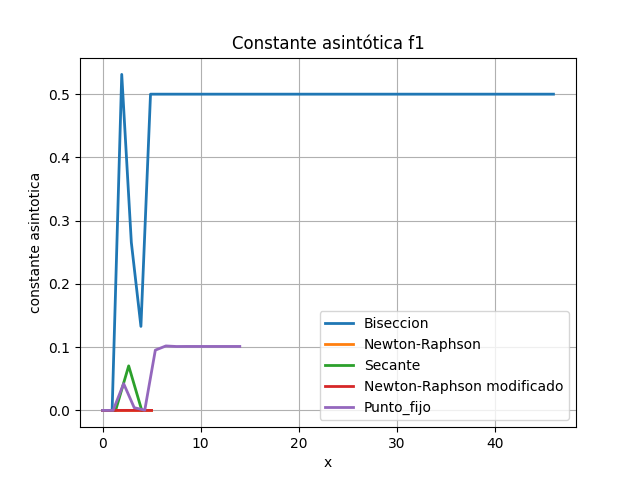

Python code for this plot:
import tp1.ejercicio3raices.item_e.constantes_asintoticas.calculo_lambda as calc
import tp1.ejercicio3raices.item_d.resolucion_raices.raices_f1 as modos
import tp1.ejercicio3raices.item_e.ordenes.orden_convergencia as orden
import numpy as np
import matplotlib.pyplot as plt

ordenb1 = orden.estimar_ordenar_convergencia(modos.biseccion1[0], len(modos.biseccion1[0]))
orden_nr1 = orden.estimar_ordenar_convergencia(modos.nr1[0], len(modos.nr1[0]))
orden_pf1 = orden.estimar_ordenar_convergencia(modos.pfijo1[0],len(modos.pfijo1[0]))
orden_secante1 = orden.estimar_ordenar_convergencia(modos.secante1[0], len(modos.secante1[0]))
orden_nr_modificado1 = orden.estimar_ordenar_convergencia(modos.nr_modificado1[0], len(modos.nr_modificado1[0]))

lambda_b1 = calc.calcular_lambda(ordenb1, modos.biseccion1[0])
lambda_nr1 = calc.calcular_lambda(orden_nr1, modos.nr1[0])
lambda_pf1 = calc.calcular_lambda(orden_pf1, modos.pfijo1[0])
lambda_secante1 = calc.calcular_lambda(orden_secante1, modos.secante1[0])
lambda_nr_modificado1 = calc.calcular_lambda(orden_nr_modificado1, modos.nr_modificado1[0])

plt.figure()

cantidad_muestras = 48

# el rango de interes es desde 0 (no hay radios negativos) hasta 2R
inicio_rango = 0
fin_rango = 46

x1 = np.linspace(inicio_rango, fin_rango, cantidad_muestras)
y1 = lambda_b1[0:48]

x2 = np.linspace(0, len(modos.nr1[0]), len(modos.nr1[0]))
y2 = lambda_nr1

x3 = np.linspace(0, len(modos.secante1[0]) - 3, len(modos.secante1[0]) - 3)
y3 = lambda_secante1[0:4]

x4 = np.linspace(0, len(modos.nr_modificado1[0]), len(modos.nr_modificado1[0]))
y4 = lambda_nr_modificado1
x5 = np.linspace(0, len(modos.pfijo1[0]), len(modos.pfijo1[0]))
y5 = lambda_pf1

plt.plot(x1, y1, '-', lw=2, label='Biseccion')
plt.plot(x2, y2, '-', lw=2, label='Newton-Raphson')
plt.plot(x3, y3, '-', lw=2, label='Secante')
plt.plot(x4, y4, '-', lw=2, label='Newton-Raphson modificado')
plt.plot(x5, y5, '-', lw=2, label='Punto_fijo')


nombre_grafico = 'Constante asintótica f1'
plt.title(nombre_grafico)

plt.xlabel('x')
plt.ylabel('constante asintotica')
plt.legend(loc='best')
plt.grid(True)


plt.savefig("constante_f1.png")
